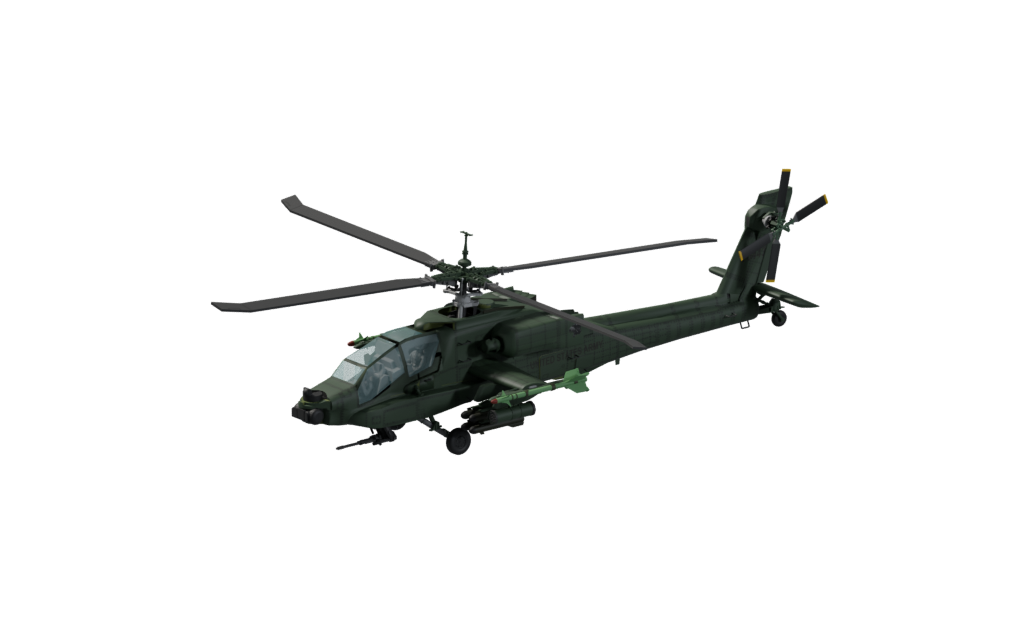
#> input picture SkyhammerAirSupport/source/terminal_art/turntable/apache/f00.png, 1024 x 640 px, given in place of TEXT-MAIN_aegis.png, which was not available
$ python make_support_strip.py
#> lines starting #> are read from the running program, lines starting #| are printed output that depends on the picture
"""Skyhammer support strip: the five aircraft of the main mod on one wide card row, for the
Workshop description. Replaces TEXT-MAIN_aegis.png (assets sheet) and TEXT-KILLSTREAK_aegis.png:
almost no words (names, callsigns, calibres, prices), so it reads in any language; what each one
does is told in the description text, which Steam can translate.

Same look as make_killstreak_image.py: Windows Bahnschrift / Consolas (rasterized only, see the
licence note there), the same palette, the Apache / B-2 blueprints cropped from the user's
TEXT-MAIN_aegis.png. The A-10, AC-130 and F-22 blueprints are drawn here from the game's own
meshes (the outline and the creases of the airframe): the A-10 from the side, the AC-130 from the
front (2026-11-23: the old crop still had its landing gear down), the F-22 from above.
2026-11-23: the F-22 (Raven 1-1, 200 points) added as the fourth card; five columns.

Usage: <python with Pillow + numpy> make_support_strip.py
Writes SUPPORT-STRIP.png (1272 wide) and SUPPORT-STRIP_636.png (half size, as the description
column shows it) next to this script.
"""
from pathlib import Path
from functools import lru_cache
import math, struct
import numpy as np
from PIL import Image, ImageDraw, ImageFont, ImageFilter

ROOT = Path(__file__).resolve().parent
AIR = ROOT.parent / 'java' / 'skyhammer' / 'aircraft'
REF = Image.open(ROOT / 'TEXT-MAIN_aegis.png').convert('RGB')
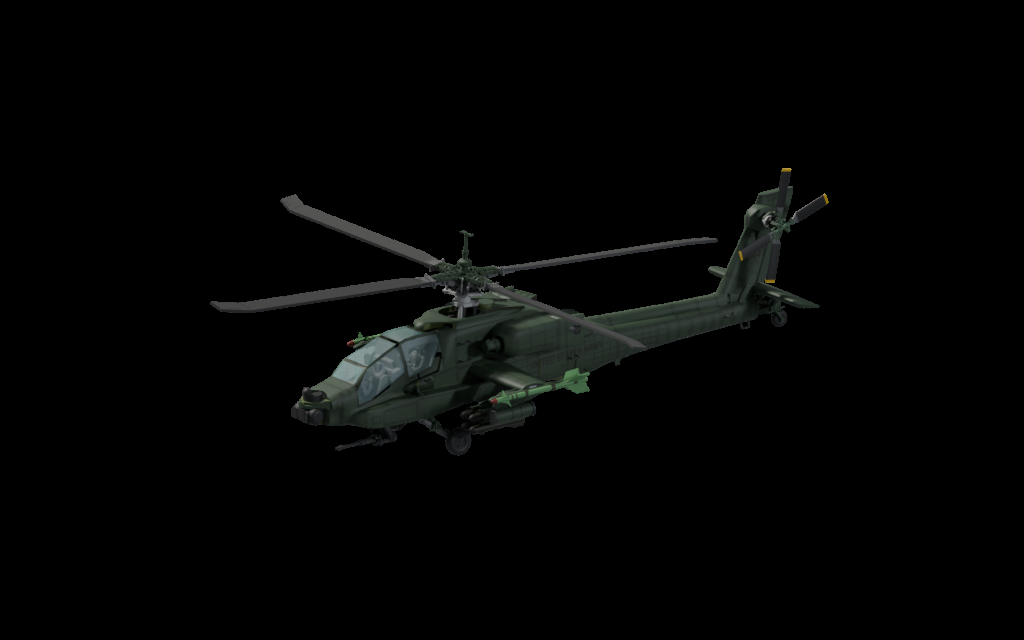
#> REF: PIL image 1024x640 RGB; mean R, G, B 3.8, 4.4, 4
#> (the run stopped early here; a loop or call above may not have finished)

$ run again, on SkyhammerAirSupport/source/terminal_art/turntable/apache/f04.png
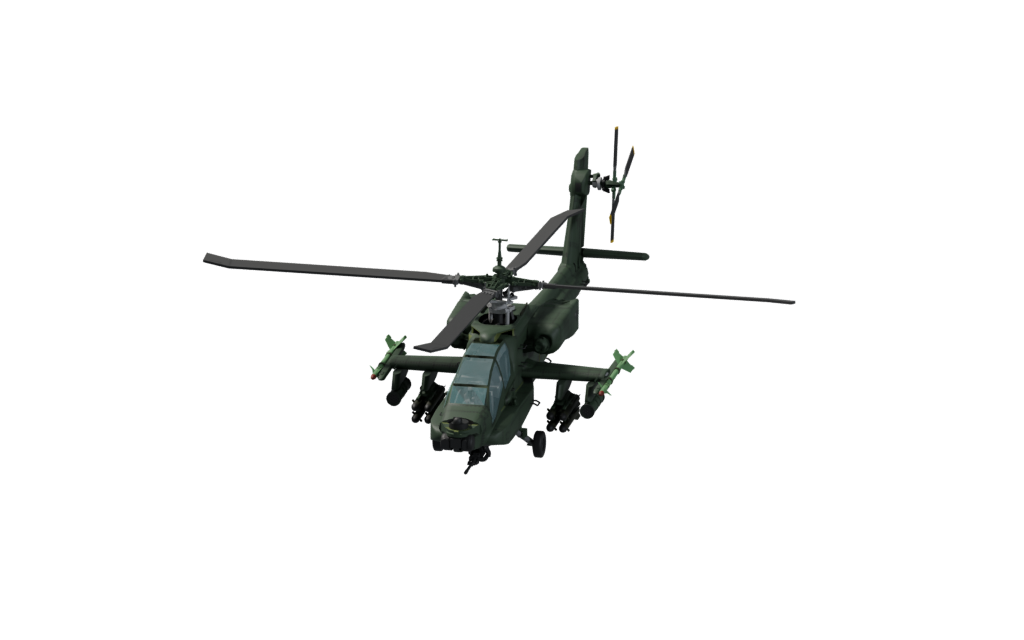
#> input picture SkyhammerAirSupport/source/terminal_art/turntable/apache/f04.png, 1024 x 640 px, given in place of TEXT-MAIN_aegis.png, which was not available
#> `REF = Image.open(ROOT / 'TEXT-MAIN_aegis.png').convert('RGB')`:
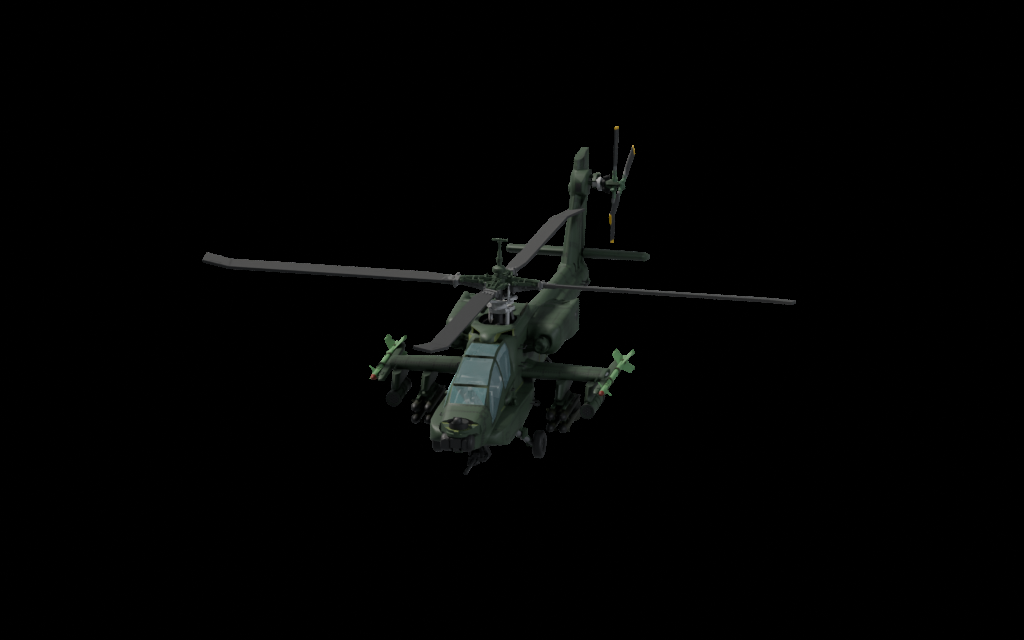
#> REF: PIL image 1024x640 RGB; mean R, G, B 2.8, 3.2, 2.9

$ run again, on SkyhammerAirSupport/source/terminal_art/turntable/apache/f06.png
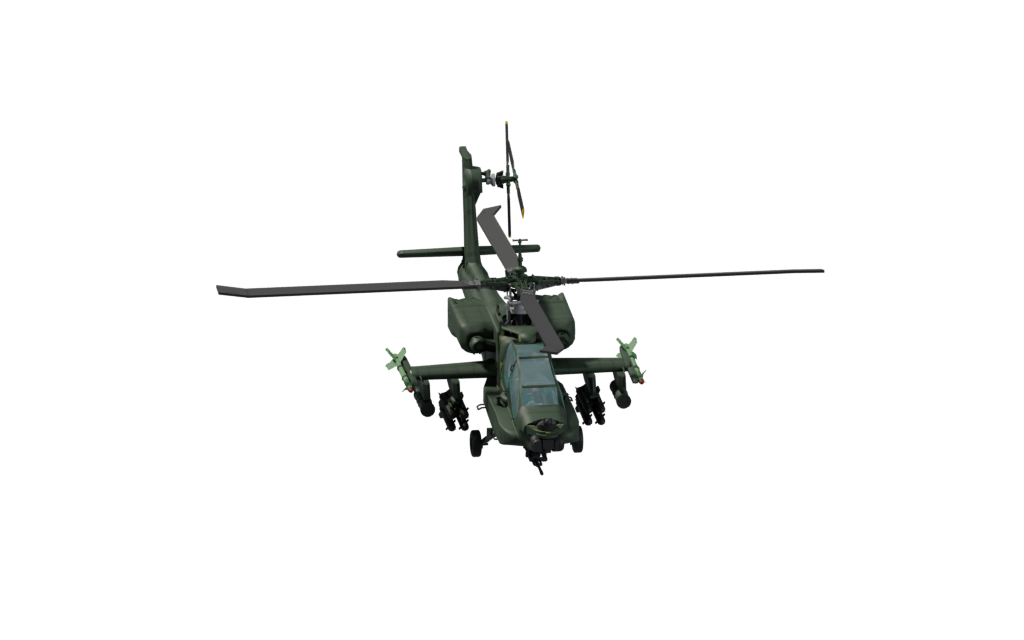
#> input picture SkyhammerAirSupport/source/terminal_art/turntable/apache/f06.png, 1024 x 640 px, given in place of TEXT-MAIN_aegis.png, which was not available
#> `REF = Image.open(ROOT / 'TEXT-MAIN_aegis.png').convert('RGB')`:
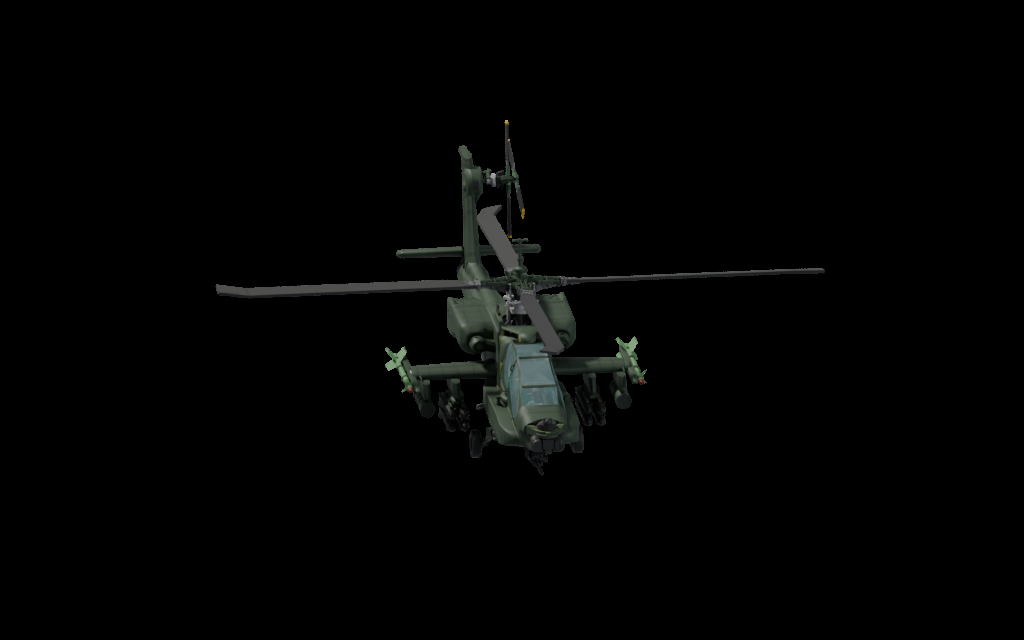
#> REF: PIL image 1024x640 RGB; mean R, G, B 3, 3.4, 3
